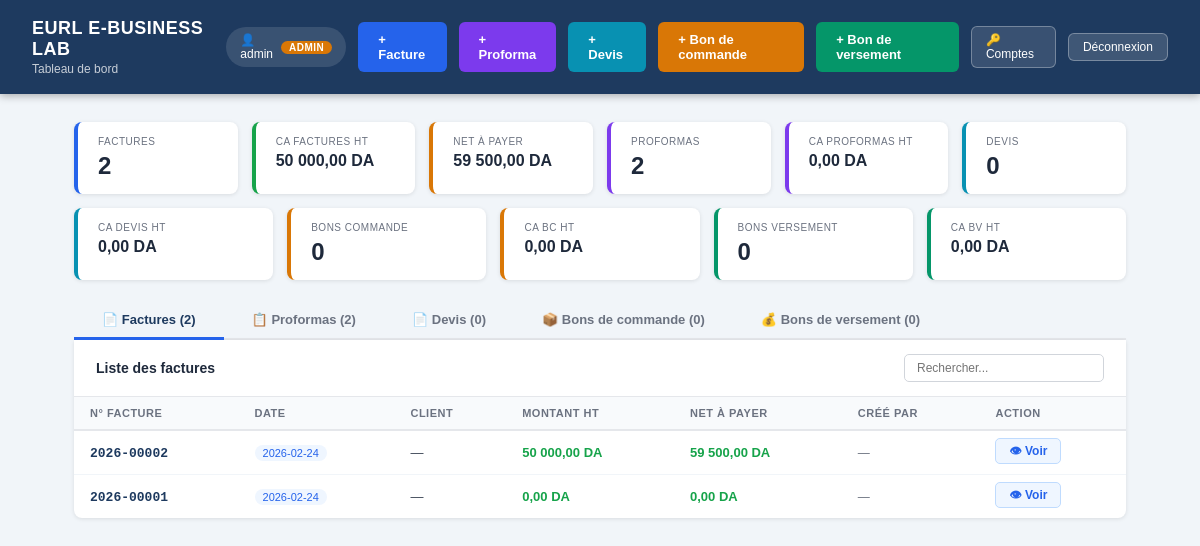
The page / (signed in) on the database its author committed.
### tables this page shows
CREATE TABLE invoices (
            id              INTEGER PRIMARY KEY AUTOINCREMENT,
            facture_num     TEXT UNIQUE NOT NULL,
            facture_date    TEXT,
            client_doit     TEXT,
            client_adresse  TEXT,
            client_ai       TEXT,
            client_rc       TEXT,
            client_nif      TEXT,
            client_nis      TEXT,
            charge          TEXT,
            secteur         TEXT,
            mode_reglement  TEXT,
            services        TEXT    DEFAULT '[]',
            montant_ht      REAL    DEFAULT 0,
            montant_tva     REAL    DEFAULT 0,
            montant_ttc     REAL    DEFAULT 0,
            timbre          REAL    DEFAULT 0,
            net_a_payer     REAL    DEFAULT 0,
            montant_lettre  TEXT,
            created_at      TEXT    DEFAULT (datetime('now', 'localtime'))
        , created_by TEXT);

### main.py (the view)
@app.get("/", response_class=HTMLResponse)
async def dashboard(request: Request):
    user = session_user(request)
    if not user:
        return RedirectResponse(url="/login", status_code=302)
    conn = get_db()
    rows = conn.execute(
        "SELECT id, facture_num, facture_date, client_doit, "
        "montant_ht, net_a_payer, created_by, created_at "
        "FROM invoices ORDER BY id DESC"
    ).fetchall()
    proforma_rows = conn.execute(
        "SELECT id, proforma_num, proforma_date, client_raison, "
        "total_ht, total_ttc, created_by, created_at "
        "FROM proformas ORDER BY id DESC"
    ).fetchall()
    devis_rows = conn.execute(
        "SELECT id, devis_num, devis_date, client_raison, "
        "total_ht, total_ttc, created_by, created_at "
        "FROM devis ORDER BY id DESC"
    ).fetchall()
    bc_rows = conn.execute(
        "SELECT id, bc_num, bc_date, client_nom, "
        "montant_ht, montant_ttc, created_by, created_at "
        "FROM bons_commande ORDER BY id DESC"
    ).fetchall()
    bv_rows = conn.execute(
        "SELECT id, bv_num, bv_date, client_nom, "
        "montant_ht, montant_ttc, created_by, created_at "
        "FROM bons_versement ORDER BY id DESC"
    ).fetchall()
    conn.close()
    return templates.TemplateResponse("index.html", {
        "request":         request,
        "invoices":        [dict(r) for r in rows],
        "proformas":       [dict(r) for r in proforma_rows],
        "devis_list":      [dict(r) for r in devis_rows],
        "bons_commande":   [dict(r) for r in bc_rows],
        "bons_versement":  [dict(r) for r in bv_rows],
        "current_user":    user
    })

### templates/index.html (shortened to what this page needs)
<!DOCTYPE html>
<html lang="fr">
<head>
</head>
<body>
<header class="page-header">
    <div>
        <div class="brand">EURL E-BUSINESS LAB</div>
        <div class="subtitle">Tableau de bord</div>
    </div>
    <div class="header-right">
        <div class="user-badge">
            &#128100; {{ current_user.username }}
            <span class="role-tag {% if current_user.role == 'admin' %}admin{% endif %}">
                {{ current_user.role }}
            </span>
        </div>
        <a href="/invoice/new"  class="btn-new">&#43; Facture</a>
        <a href="/proforma/new" class="btn-new purple">&#43; Proforma</a>
        <a href="/devis/new"    class="btn-new teal">&#43; Devis</a>
        <a href="/bc/new"       class="btn-new orange">&#43; Bon de commande</a>
        <a href="/bv/new"       class="btn-new green">&#43; Bon de versement</a>
        {% if current_user.role == 'admin' %}
        <a href="/admin/users" class="btn-logout" style="background:rgba(255,255,255,.12);">&#128273; Comptes</a>
        {% endif %}
        <a href="/logout" class="btn-logout">Déconnexion</a>
    </div>
</header>
<main class="container">
    {% if current_user.role == 'admin' %}
    {% set total_inv  = invoices      | length %}
    {% set total_pro  = proformas     | length %}
    {% set total_dev  = devis_list    | length %}
    {% set total_bc   = bons_commande  | length %}
    {% set total_bv   = bons_versement | length %}
    {% set ht_inv     = invoices       | sum(attribute='montant_ht')  | round(2) %}
    {% set net_inv    = invoices       | sum(attribute='net_a_payer') | round(2) %}
    {% set ht_pro     = proformas      | sum(attribute='total_ht')    | round(2) %}
    {% set ht_dev     = devis_list     | sum(attribute='total_ht')    | round(2) %}
    {% set ht_bc      = bons_commande  | sum(attribute='montant_ht')  | round(2) %}
    {% set ht_bv      = bons_versement | sum(attribute='montant_ht')  | round(2) %}
    <div class="stats-row">
        <div class="stat-card">
            <div class="stat-label">Factures</div>
            <div class="stat-value">{{ total_inv }}</div>
        </div>
        <div class="stat-card green">
            <div class="stat-label">CA Factures HT</div>
            <div class="stat-value small">{{ "{:,.2f}".format(ht_inv).replace(",", " ").replace(".", ",") }} DA</div>
        </div>
        <div class="stat-card orange">
            <div class="stat-label">Net à payer</div>
            <div class="stat-value small">{{ "{:,.2f}".format(net_inv).replace(",", " ").replace(".", ",") }} DA</div>
        </div>
        <div class="stat-card purple">
            <div class="stat-label">Proformas</div>
            <div class="stat-value">{{ total_pro }}</div>
        </div>
        <div class="stat-card purple">
            <div class="stat-label">CA Proformas HT</div>
            <div class="stat-value small">{{ "{:,.2f}".format(ht_pro).replace(",", " ").replace(".", ",") }} DA</div>
        </div>
        <div class="stat-card" style="border-left-color:#0891b2;">
            <div class="stat-label">Devis</div>
            <div class="stat-value">{{ total_dev }}</div>
        </div>
        <div class="stat-card" style="border-left-color:#0891b2;">
            <div class="stat-label">CA Devis HT</div>
            <div class="stat-value small">{{ "{:,.2f}".format(ht_dev).replace(",", " ").replace(".", ",") }} DA</div>
        </div>
        <div class="stat-card orange">
            <div class="stat-label">Bons commande</div>
            <div class="stat-value">{{ total_bc }}</div>
        </div>
        <div class="stat-card orange">
            <div class="stat-label">CA BC HT</div>
            <div class="stat-value small">{{ "{:,.2f}".format(ht_bc).replace(",", " ").replace(".", ",") }} DA</div>
        </div>
        <div class="stat-card" style="border-left-color:#059669;">
            <div class="stat-label">Bons versement</div>
            <div class="stat-value">{{ total_bv }}</div>
        </div>
        <div class="stat-card" style="border-left-color:#059669;">
            <div class="stat-label">CA BV HT</div>
            <div class="stat-value small">{{ "{:,.2f}".format(ht_bv).replace(",", " ").replace(".", ",") }} DA</div>
        </div>
    </div>
    {% endif %}
    <div class="tabs">
        <button class="tab-btn active" onclick="switchTab('factures', this)">
            &#128196; Factures ({{ invoices | length }})
        </button>
        <button class="tab-btn purple" onclick="switchTab('proformas', this)">
            &#128203; Proformas ({{ proformas | length }})
        </button>
        <button class="tab-btn teal" onclick="switchTab('devis', this)">
            &#128196; Devis ({{ devis_list | length }})
        </button>
        <button class="tab-btn orange" onclick="switchTab('bc', this)">
            &#128230; Bons de commande ({{ bons_commande | length }})
        </button>
        <button class="tab-btn green" onclick="switchTab('bv', this)">
            &#128176; Bons de versement ({{ bons_versement | length }})
        </button>
    </div>
    <div class="tab-panel active" id="panel-factures">
        <div class="table-card">
            <div class="table-card-header">
                <h2>Liste des factures</h2>
                <input type="text" class="search-input" id="search-inv"
                       placeholder="Rechercher..." oninput="filterTable('invoices-table','search-inv')">
            </div>
            {% if invoices %}
            <table id="invoices-table">
                <thead>
                    <tr>
                        <th>N° Facture</th>
                        <th>Date</th>
                        <th>Client</th>
                        <th>Montant HT</th>
                        <th>Net à payer</th>
                        <th>Créé par</th>
                        <th>Action</th>
                    </tr>
                </thead>
                <tbody>
                    {% for inv in invoices %}
                    <tr>
                        <td><span class="doc-num invoice">{{ inv.facture_num }}</span></td>
                        <td>
                            {% if inv.facture_date %}
                                <span class="badge-date">{{ inv.facture_date }}</span>
                            {% else %}<span style="color:#9ca3af">—</span>{% endif %}
                        </td>
                        <td>{{ inv.client_doit or '—' }}</td>
                        <td class="amount">{{ "{:,.2f}".format(inv.montant_ht or 0).replace(",", " ").replace(".", ",") }} DA</td>
                        <td class="amount">{{ "{:,.2f}".format(inv.net_a_payer or 0).replace(",", " ").replace(".", ",") }} DA</td>
                        <td style="color:#6b7280; font-size:12px;">{{ inv.created_by or '—' }}</td>
                        <td><a href="/invoice/{{ inv.id }}" class="btn-view">&#128065; Voir</a></td>
                    </tr>
                    {% endfor %}
                </tbody>
            </table>
            {% else %}
            <div class="empty-state">
                <div class="icon">&#128196;</div>
                <p>Aucune facture enregistrée.</p>
                <a href="/invoice/new" class="btn-new">&#43; Créer la première facture</a>
            </div>
            {% endif %}
        </div>
    </div>
</main>
</body>
</html>

### templates/index.html (style rules this page uses)
* { box-sizing: border-box; margin: 0; padding: 0; }
body { font-family: Arial, sans-serif; font-size: 13px; background: #f1f5f9; min-height: 100vh; }
.page-header { background: #1e3a5f; color: white; padding: 18px 32px; display: flex; align-items: center; justify-content: space-between; box-shadow: 0 2px 8px rgba(0,0,0,.3); }
.page-header .brand { font-size: 18px; font-weight: bold; letter-spacing: .5px; }
.page-header .subtitle { font-size: 12px; opacity: .75; margin-top: 2px; }
.header-right { display: flex; align-items: center; gap: 12px; }
.user-badge { display: flex; align-items: center; gap: 8px; background: rgba(255,255,255,.12); border-radius: 20px; padding: 6px 14px; font-size: 12px; }
.role-tag { background: #2563eb; color: white; border-radius: 10px; padding: 1px 8px; font-size: 10px; font-weight: bold; text-transform: uppercase; letter-spacing: .5px; }
.role-tag.admin { background: #d97706; }
.btn-logout { background: rgba(255,255,255,.15); color: white; border: 1px solid rgba(255,255,255,.3); border-radius: 6px; padding: 6px 14px; font-size: 12px; cursor: pointer; text-decoration: none; transition: background .2s; }
.btn-new { background: #2563eb; color: white; padding: 10px 20px; border: none; border-radius: 6px; font-size: 13px; font-weight: bold; cursor: pointer; text-decoration: none; display: inline-flex; align-items: center; gap: 5px; transition: background .2s; }
.btn-new.purple { background: #7c3aed; }
.btn-new.teal { background: #0891b2; }
.btn-new.orange { background: #d97706; }
.btn-new.green { background: #059669; }
.container { max-width: 1100px; margin: 28px auto; padding: 0 24px; }
.stats-row { display: flex; gap: 14px; margin-bottom: 22px; flex-wrap: wrap; }
.stat-card { background: white; border-radius: 8px; padding: 14px 20px; flex: 1; min-width: 150px; box-shadow: 0 1px 4px rgba(0,0,0,.1); border-left: 4px solid #2563eb; }
.stat-card.green { border-left-color: #16a34a; }
.stat-card.orange { border-left-color: #d97706; }
.stat-card.purple { border-left-color: #7c3aed; }
.stat-label { font-size: 10px; text-transform: uppercase; color: #6b7280; letter-spacing: .5px; margin-bottom: 5px; }
.stat-value { font-size: 24px; font-weight: bold; color: #1e293b; }
.stat-value.small { font-size: 16px; }
.tabs { display: flex; gap: 0; border-bottom: 2px solid #e5e7eb; margin-bottom: 0; }
.tab-btn { padding: 10px 28px; border: none; background: none; font-size: 13px; font-weight: bold; color: #6b7280; cursor: pointer; border-bottom: 3px solid transparent; margin-bottom: -2px; transition: color .15s, border-color .15s; }
.tab-btn.active { color: #1e3a5f; border-bottom-color: #2563eb; }
.tab-panel { display: none; }
.tab-panel.active { display: block; }
.table-card { background: white; border-radius: 0 0 8px 8px; box-shadow: 0 1px 4px rgba(0,0,0,.1); overflow: hidden; }
.table-card-header { padding: 14px 22px; border-bottom: 1px solid #e5e7eb; display: flex; align-items: center; justify-content: space-between; }
.table-card-header h2 { font-size: 14px; color: #1e293b; }
.search-input { border: 1px solid #d1d5db; border-radius: 5px; padding: 6px 12px; font-size: 12px; outline: none; width: 200px; }
table { width: 100%; border-collapse: collapse; }
thead th { background: #f8fafc; padding: 10px 16px; text-align: left; font-size: 11px; text-transform: uppercase; color: #6b7280; letter-spacing: .5px; border-bottom: 2px solid #e5e7eb; }
tbody tr { border-bottom: 1px solid #f1f5f9; transition: background .15s; }
tbody tr:last-child { border-bottom: none; }
td { padding: 11px 16px; color: #374151; vertical-align: middle; }
.doc-num { font-weight: bold; font-family: monospace; font-size: 13px; }
.doc-num.invoice { color: #1e3a5f; }
.badge-date { background: #eff6ff; color: #2563eb; padding: 2px 8px; border-radius: 20px; font-size: 11px; }
.amount { font-weight: bold; color: #16a34a; }
.btn-view { background: #eff6ff; color: #2563eb; border: 1px solid #bfdbfe; padding: 5px 13px; border-radius: 5px; font-size: 12px; font-weight: bold; cursor: pointer; text-decoration: none; transition: background .15s; }

### rows shown on the page
invoices: facture_num "2026-00002", facture_date "2026-02-24", client_doit "—", montant_ht "50 000,00", net_a_payer "59 500,00", created_by "—"
invoices: facture_num "2026-00001", facture_date "2026-02-24", client_doit "—", montant_ht "0,00", net_a_payer "0,00", created_by "—"

### other values the page prints
{{ current_user.username }} "admin"
{{ current_user.role }} "ADMIN"
{{ total_inv }} "2"
{{ "{:,.2f}".format(ht_inv).replace(",", " ").replace(".", ",") }} "50 000,00"
{{ "{:,.2f}".format(net_inv).replace(",", " ").replace(".", ",") }} "59 500,00"
{{ total_pro }} "2"
{{ "{:,.2f}".format(ht_pro).replace(",", " ").replace(".", ",") }} "0,00"
{{ total_dev }} "0"
{{ "{:,.2f}".format(ht_dev).replace(",", " ").replace(".", ",") }} "0,00"
{{ total_bc }} "0"
{{ "{:,.2f}".format(ht_bc).replace(",", " ").replace(".", ",") }} "0,00"
{{ total_bv }} "0"
{{ "{:,.2f}".format(ht_bv).replace(",", " ").replace(".", ",") }} "0,00"
{{ invoices | length }} "2"
{{ proformas | length }} "2"
